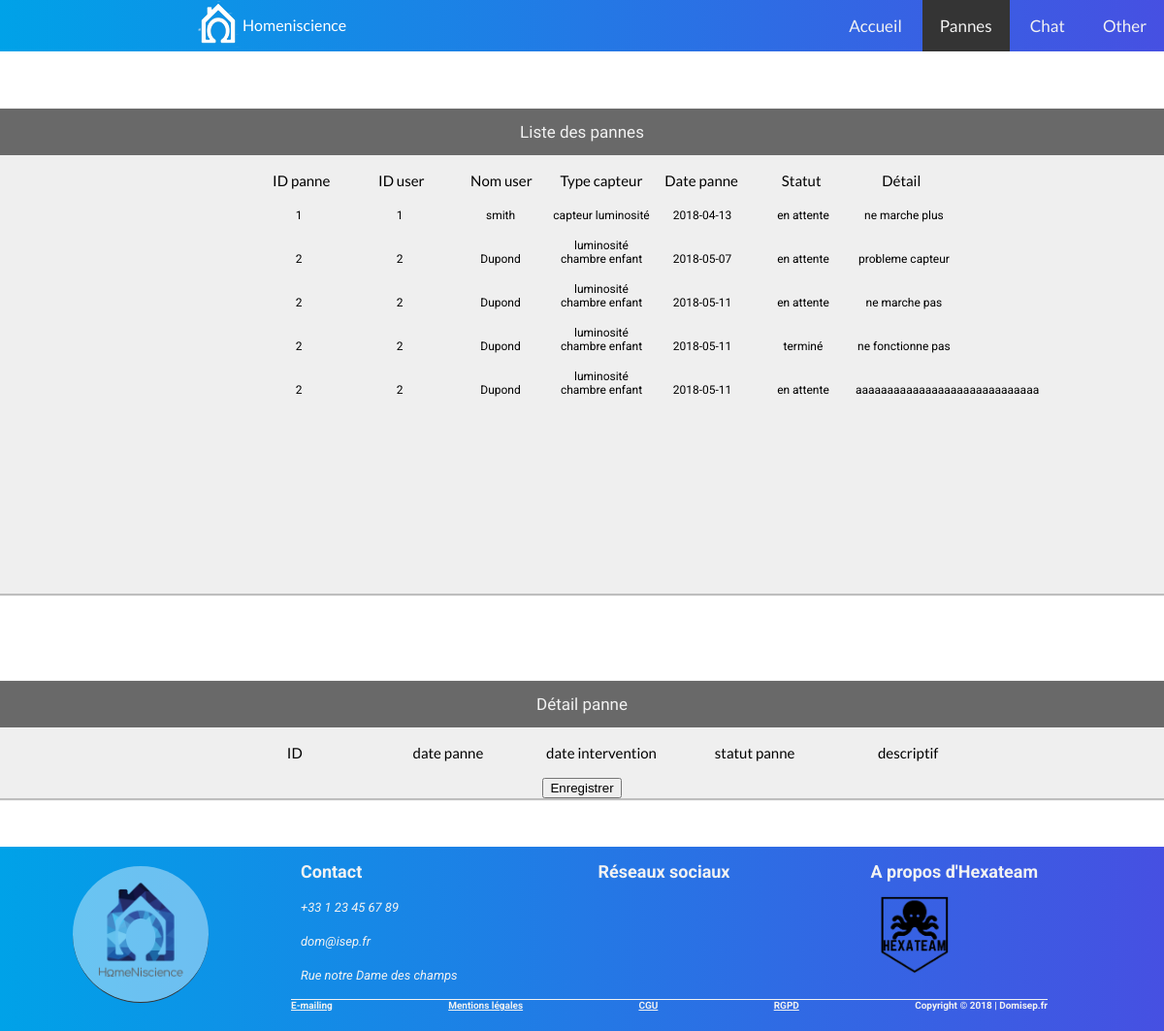
Before: /page/support/panne/index.php with the older database file.
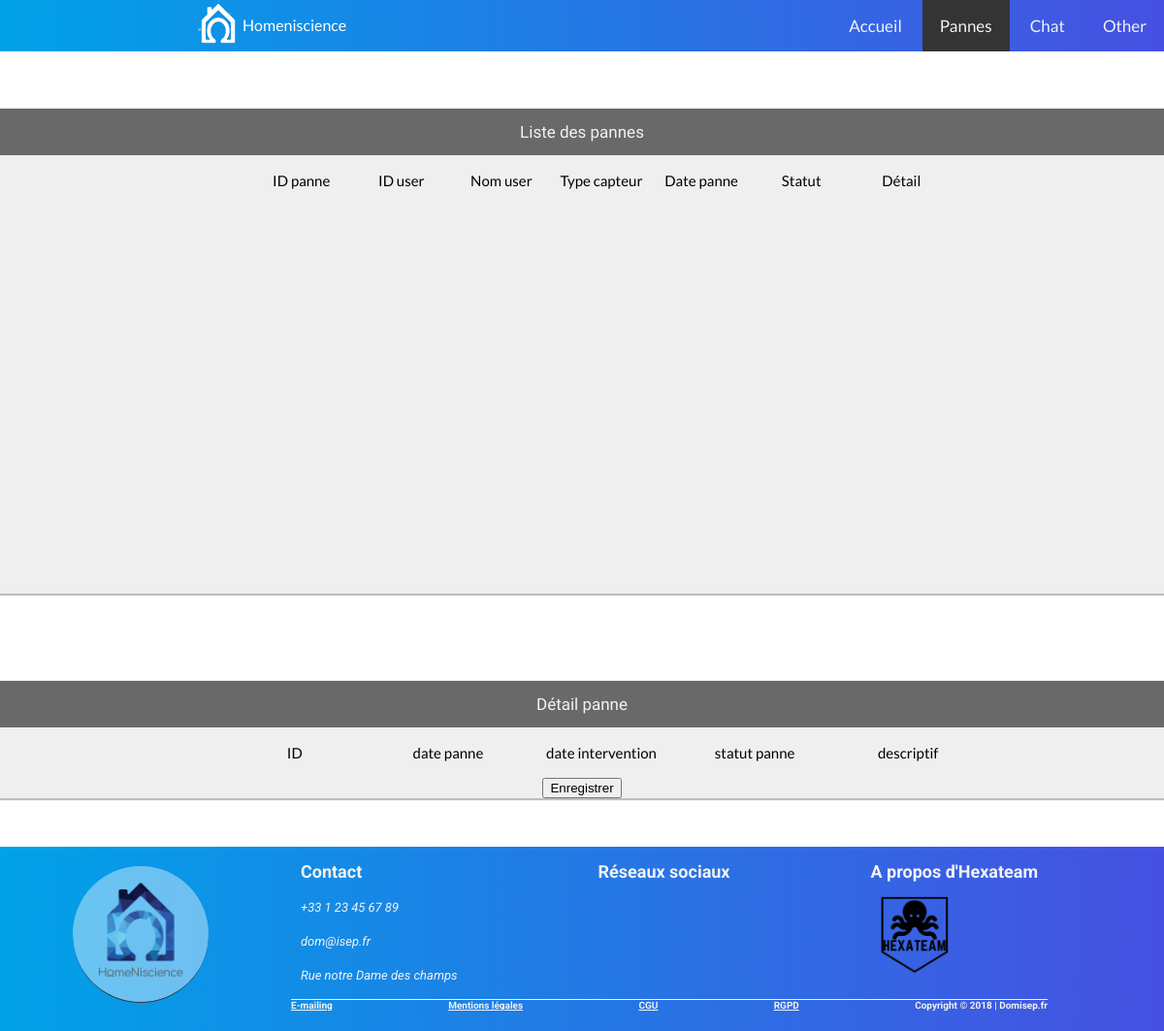
After: the same page with the newer database file.
### tables this page shows
CREATE TABLE IF NOT EXISTS `panne` (
  `ID` int(11) NOT NULL AUTO_INCREMENT,
  `ID_equipement` int(11) NOT NULL,
  `ID_type_statut` int(11) NOT NULL,
  `date_panne` date NOT NULL,
  `date_intervention` date NOT NULL,
  `descriptif_panne` varchar(8000) NOT NULL,
  PRIMARY KEY (`ID`)
);

CREATE TABLE IF NOT EXISTS `utilisateur` (
  `ID` int(11) NOT NULL AUTO_INCREMENT,
  `ID_domicile` int(11) NOT NULL,
  `email` varchar(50) NOT NULL,
  `mot_de_passe` varchar(60) NOT NULL,
  `nom` varchar(50) NOT NULL,
  `prenom` varchar(50) NOT NULL,
  `adresse` varchar(50) NOT NULL,
  `numero_fixe` varchar(50) NOT NULL,
  `numero_mobile` varchar(50) NOT NULL,
  `ID_type_utilisateur` int(11) NOT NULL,
  `ID_langue` int(11) NOT NULL,
  `image` varchar(50) NOT NULL,
  `ID_theme` int(11) NOT NULL,
  `ID_mode_paiement` int(11) NOT NULL,
  PRIMARY KEY (`ID`)
);

CREATE TABLE IF NOT EXISTS `domicile` (
  `ID` int(11) NOT NULL AUTO_INCREMENT,
  `ID_utilisateur_principal` int(11) NOT NULL,
  `nom` varchar(50) NOT NULL,
  `nombre_pieces` int(11) NOT NULL,
  `superficie` int(11) NOT NULL,
  `ID_type_habitation` int(11) NOT NULL,
  `numero_habitation` char(5) NOT NULL,
  `rue` varchar(50) NOT NULL,
  `code_postal` char(5) NOT NULL,
  `pays` varchar(50) NOT NULL,
  `ID_confidentialite` int(11) NOT NULL,
  `ID_gestionnaire` int(11) NOT NULL,
  `consommation` int(11) DEFAULT '0',
  PRIMARY KEY (`ID`)
);

CREATE TABLE IF NOT EXISTS `equipement` (
  `ID` int(11) NOT NULL AUTO_INCREMENT,
  `ID_piece` int(11) NOT NULL,
  `nom` varchar(50) NOT NULL,
  `ID_type_equipement` int(11) NOT NULL,
  PRIMARY KEY (`ID`)
);

CREATE TABLE IF NOT EXISTS `type_statut` (
  `ID` int(11) NOT NULL AUTO_INCREMENT,
  `nom_type` varchar(50) NOT NULL,
  PRIMARY KEY (`ID`)
);

### page/support/panne/index.php (called while the page is built, shortened)
<?php
require('../../../connexion_bdd.php');
require('support_modele.php');
try {
  $reponse = afficherPannes();
  $detailsType = afficherTypes();
  require('support_vue.php');
}catch (Exception $e) {
  echo 'Erreur : '.$e->getMessage();
}
?>

### page/support/panne/support_modele.php (called while the page is built, shortened)
<?php
function afficherPannes() {
  global $bdd;
  $reponse = $bdd->query('SELECT *,
    equipement.nom AS nom_equipement,
    utilisateur.nom AS nom_utilisateur
    FROM panne
    INNER JOIN type_statut ON panne.ID_type_statut = type_statut.ID
    INNER JOIN equipement ON panne.ID_equipement = equipement.ID
    INNER JOIN piece ON equipement.ID_piece = piece.ID
    INNER JOIN domicile ON piece.ID_domicile = domicile.ID
    INNER JOIN utilisateur on domicile.ID_utilisateur_principal = utilisateur.ID');
    return $reponse;
  }
    function afficherTypes() {
      global $bdd;
      $reponse = $bdd->query('SELECT * FROM type_statut');
      return $reponse;
    }
    ?>

### page/support/panne/support_vue.php (the view, shortened to what this page needs)
<!DOCTYPE html>
<html>
<head>
  <link rel="stylesheet" href="/homeniscience/page/support/panne/support.css">
</head>
<?php require('../header2.php'); ?>
<br>
<body>
  <div class="container">
    <div class="column">
      <article class="main">
        <a class="probleme">Liste des pannes</a>
        <ul class="liste">
          <li>ID panne</li>
          <li>ID user</li>
          <li>Nom user</li>
          <li>Type capteur</li>
          <li>Date panne</li>
          <li>Statut</li>
          <li>Détail</li>
        </ul>
        <?php
        while ($donnees = $reponse->fetch()) {
          echo '<a href="/homeniscience/page/support/panne/index/'.$donnees['ID'].'#detail">';
          echo '<ul class="listepanne">';
          echo '<li>'.$donnees['ID'].'</li> ';
          echo '<li>'.$donnees['ID_utilisateur_principal'].'</li> ';
          echo '<li>'.$donnees['nom_utilisateur'].'</li> ';
          echo '<li>'.$donnees['nom_equipement'].'</li> ';
          echo '<li>'.$donnees['date_panne'].'</li> ';
          echo '<li>'.$donnees['nom_type'].'</li> ';
          echo '<li>'.$donnees['descriptif_panne'].'</li> ';
          echo '</ul>';
          echo '</a>';
        }
        ?>
      </article>
    </div>
  </div>
  <div class="container">
    <div class="column">
      <article id="detail">
        <a class="probleme" href="#">Détail panne</a>
        <ul class="listeDetail">
          <li>ID</li>
          <li>date panne</li>
          <li>date intervention</li>
          <li>statut panne</li>
          <li>descriptif</li>
        </ul>
        <form class="" action="/homeniscience/page/support/panne/form_edit_pannes.php" method="post">
          <input type="submit" name="" value="Enregistrer">
        </form>
      </article>
    </div>
  </div>
</body>
<footer style="position: inherit">
    <?php require ('../../footer.php')?>
</footer>
</html>

### admin/header2.php (shortened to what this page needs)
<!DOCTYPE html>
<html>
<head>
</head>
<body>
  <div class="topnav" id="myTopnav">
    <img class="img_default" id="img" src="/homeniscience/page/admin/header_logo.png" alt="">
    <p id="text" class="text_default">Homeniscience</p>
    <a id="accueil" href="/homeniscience/admin/">Accueil</a>
    <a id="pannes" href="/homeniscience/admin/panne/index.php?id=0">Pannes</a>
    <a id="chat" href="/homeniscience/admin/controleur/controleur_chat.php?id=0">Chat</a>
    <a id="other" href="">Other</a>
  </div>
</body>
</html>

### page/footer.php (shortened to what this page needs)
<!DOCTYPE html>
<html>
<head>
</head>
<footer>
    <nav class="nav_foot">
        <div id="elementgauche">
            <a id="accueil_foot" href="../accueil"><img class="logo_foot" src="/homeniscience/page/img/logoHomniscience.png" alt="Homeniscience" title="Accueil" BackColor="transparent"/></a>
        </div>
        <div id="elementdroite">
            <div id="elementdessus">
                <div id="contact">
                    <h2 class="foot_titre">Contact</h2>
                    <p><i class="fas fa-phone-square foot_small"><span class="foot_para">    +33 1 23 45 67 89</span></i></p>
                    <p><i class="fas fa-at foot_small"><span class="foot_para">    dom@isep.fr</span></i></p>
                    <p><i class="fas fa-map-marker foot_small"><span class="foot_para">    Rue notre Dame des champs</span></i></p>
                </div>
                <div id="reseau">
                    <h2 class="foot_titre">Réseaux sociaux</h2>
                </div>
                <div id="about">
                    <h2 class="foot_titre">A propos d'Hexateam</h2>
                    <a id="hexateam_foot" href="/homeniscience/page/EasterEgg.php"><img class="logo_Hexateam" src="/homeniscience/page/img/logoHexateam.png" alt="Hexateam" title="Hexateam"></a>
                </div>
            </div>
            <div id="elementdessous">
                <a id="foot_emailing" href="/homeniscience/page_contact/controler_contact.php">E-mailing</a>
                <a id="foot_legale" href="/homeniscience/Doc administratif/controlleur_mentions_legales.php" target="_blank">Mentions légales</a>
                <a id="foot_CGU" href="/homeniscience/Doc administratif/controlleur_cgu.php" target="_blank">CGU</a>
                <a id="foot_rgpd" href="/homeniscience/Doc administratif/controlleur_rgpd.php" target="_blank">RGPD</a>
                <span class="copyright">Copyright © 2018 | Domisep.fr</span>
            </div>
        </div>
    </nav>
</footer>

### page/support/panne/support.css (style rules this page uses)
html,body { background: white; }
div.container { display: flex; flex-direction: row; background-color: white; align-content: flex-start; text-align: center; justify-content:center; width: 100%; z-index: -1; margin-bottom: 50px; }
div.column { display: flex; align-content: flex-start; flex-direction: column; background-color: white; width:100%; }
article { display: inline-block; background-color:#1111; margin: 40px 40px 00px 0px; box-shadow: 1px 1px 1px 1px #BEBEBE; width:100%; overflow:hidden; }
article.main { height:500px; }
div.container a.probleme { display:block; color: #f2f2f2; text-align: center; padding: 14px 16px; text-decoration: none; font-size: 17px; overflow: hidden; }
div.container a { text-decoration: none; color: #000; }
a.probleme { background-color: #696969; font-family: 'Comfortaa'; color:white; }
.liste { list-style-type: none; font-family: 'Lato'; }
.liste li { display: inline-block; font-size: 15px; width: 100px; }
.listeDetail { list-style-type: none; font-family: 'Lato'; }
.listeDetail li { display: inline-block; font-size: 15px; width: 155px; }
.listepanne { list-style-type: none; font-family: 'Roboto'; }
.listepanne li { display: inline-block; font-size: 12px; width:100px; }

### admin/header2.php (style rules this page uses)
body { margin: 0; font-family: 'Lato', Helvetica, sans-serif; }
.topnav { overflow: hidden; text-align: right; background:linear-gradient(-90deg, #4650E2, #00A2E8); }
.topnav a { display: inline-block; color: #f2f2f2; text-align: center; padding: 16px 18px; text-decoration: none; font-size: 17px; }
.topnav .img_default { display: inline-block; float: left; margin-left: 200px; }
.topnav .text_default { display: inline-block; float:left; color: white; }
.active { background-color: #343434; color: white; }

### page/footer.php (style rules this page uses)
footer { font-family: 'Roboto',sans-serif; text-decoration: none; color:#f2f2f2; }
.nav_foot { position: sticky; bottom: 0; height: 190px; width:100%; background:linear-gradient(-90deg, #4650E2, #00A2E8); }
#elementgauche { float: left; width: 25%; }
#elementdroite { float: left; width: 65%; }
#elementdessus { display: flex; justify-content: space-between; }
#elementdessous { display: flex; justify-content: space-between; border-top: solid 1px #f2f2f2; }
#contact, #reseau, #about { padding: 0px 10px 0px 10px; }
h2 { font-size: 18px; }
.foot_small { font-size: 13px; display: inline; }
.foot_para { font-size: 13px; }
#foot_CGU, #foot_legale, #foot_emailing, .copyright, #foot_rgpd { font-size: 10px; font-weight: bold; color:#f2f2f2; }
.logo_foot { display: block; margin: 20px 75px 0px 75px; border-bottom: solid #343434 1px; height: 120px; width: 120px; padding: 10px 10px 10px 10px; border-radius: 70px; background: rgba(255,255,255,0.4); }
.logo_Hexateam { height: 80px; width: 70px; margin-left: 10px; }

Changed rows visible on the page:
removed panne: utilisateur.ID "1", domicile.ID_utilisateur_principal "1", utilisateur.nom "smith", ID_equipement.nom "capteur luminosité", date_panne "2018-04-13", ID_type_statut.nom_type "en attente", descriptif_panne "ne marche plus"
removed panne: utilisateur.ID "2", domicile.ID_utilisateur_principal "2", utilisateur.nom "Dupond", ID_equipement.nom "luminosité chambre enfant", date_panne "2018-05-07", ID_type_statut.nom_type "en attente", descriptif_panne "probleme capteur"
removed panne: utilisateur.ID "2", domicile.ID_utilisateur_principal "2", utilisateur.nom "Dupond", ID_equipement.nom "luminosité chambre enfant", date_panne "2018-05-11", ID_type_statut.nom_type "en attente", descriptif_panne "ne marche pas"
removed panne: utilisateur.ID "2", domicile.ID_utilisateur_principal "2", utilisateur.nom "Dupond", ID_equipement.nom "luminosité chambre enfant", date_panne "2018-05-11", ID_type_statut.nom_type "terminé", descriptif_panne "ne fonctionne pas"
removed panne: utilisateur.ID "2", domicile.ID_utilisateur_principal "2", utilisateur.nom "Dupond", ID_equipement.nom "luminosité chambre enfant", date_panne "2018-05-11", ID_type_statut.nom_type "en attente", descriptif_panne "aaaaaaaaaaaaaaaaaaaaaaaaaaaaa"
